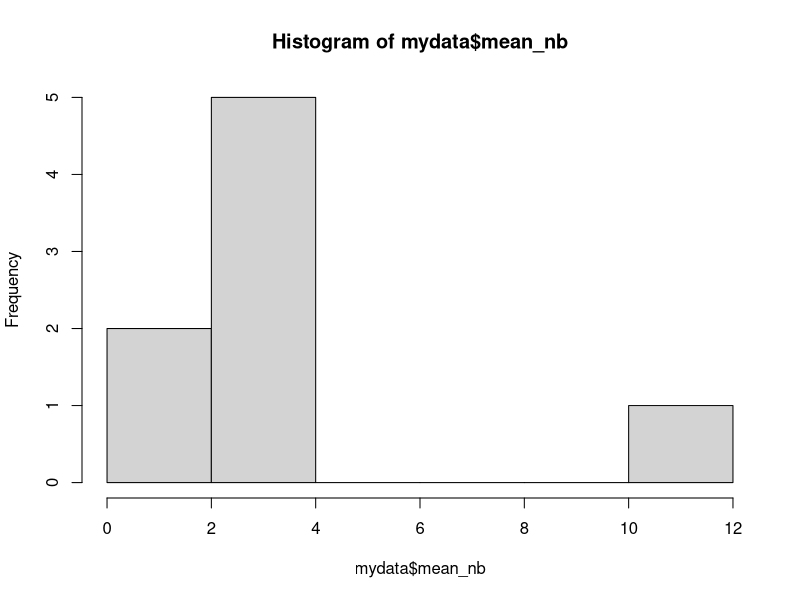
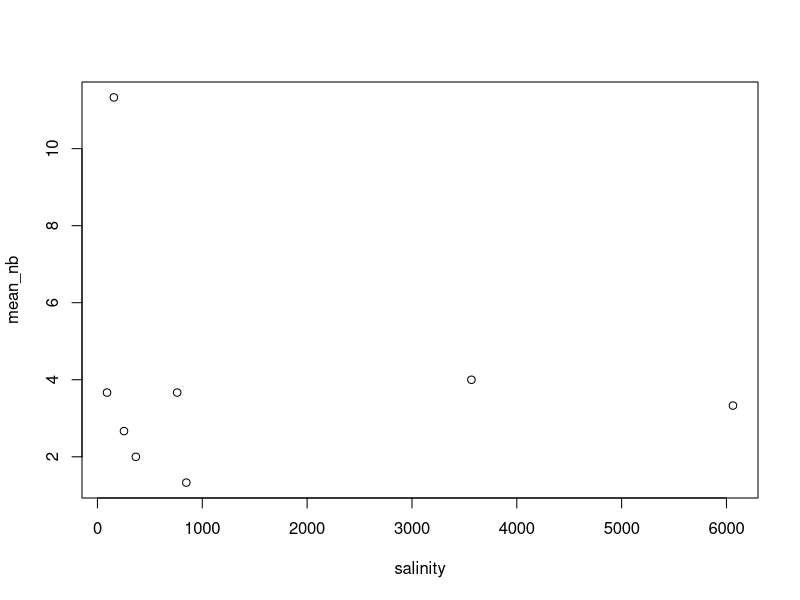

Generate these figures, in order, with R:
install.packages("ggplot2")
install.packages("dplyr")
install.packages("broom")
install.packages("ggpubr")

library(ggplot2)
library(dplyr)
library(broom)
library(ggpubr)

mydata <- read.csv("regression.csv", sep=",")
summary(mydata)

hist(mydata$mean_nb)
plot(mean_nb ~ salinity, data = mydata)

m <- lm(mean_nb ~ salinity, data = mydata)
summary(m)

#p-value > 0.05 -> Hypothèse nulle -> pas de regression linéaire 
